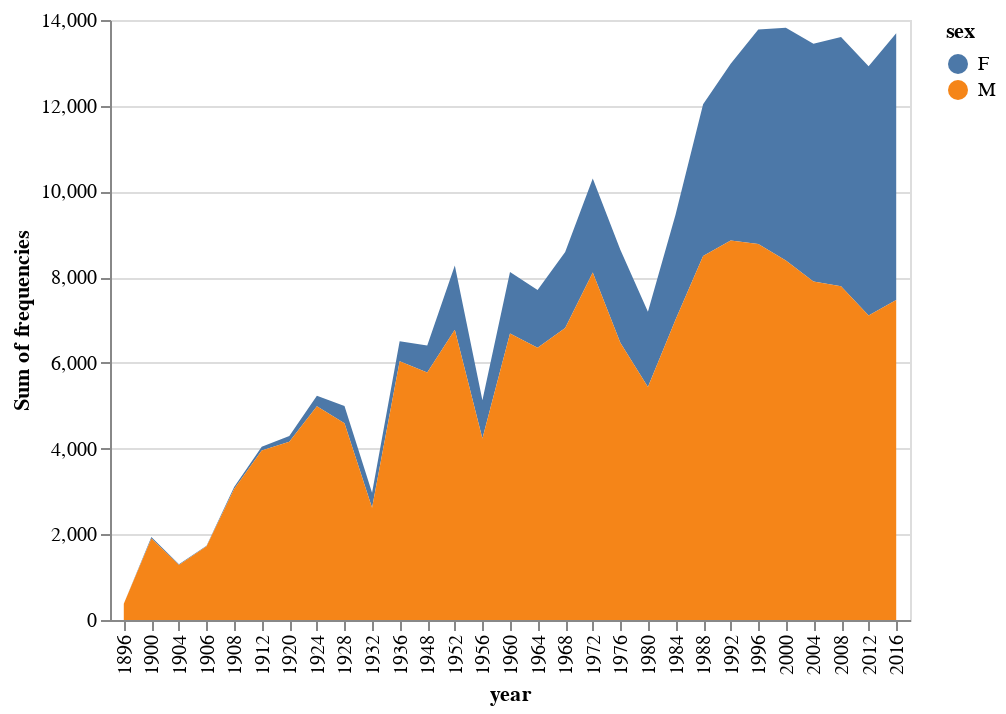

The notebook cell this image was saved under:
### Code cell
alt.Chart(female).mark_area().encode(
    x="year:N",
    y="sum(frequencies):Q",
    color="sex:N",
    tooltip=['sex','frequencies']
)

### Figure 1 — Vega-Lite specification as saved in the notebook (floating-point values rounded to 4 significant figures)
{"$schema": "https://vega.github.io/schema/vega-lite/v3.4.0.json", "config": {"mark": {"tooltip": null}, "view": {"height": 300, "width": 400}}, "data": {"name": "data-2a1c3427a6b7393d133244e49bb8a6be"}, "datasets": {"data-2a1c3427a6b7393d133244e49bb8a6be": [{"frequencies": 0, "sex": "F", "year": 1896}, {"frequencies": 33, "sex": "F", "year": 1900}, {"frequencies": 16, "sex": "F", "year": 1904}, {"frequencies": 11, "sex": "F", "year": 1906}, {"frequencies": 47, "sex": "F", "year": 1908}, {"frequencies": 87, "sex": "F", "year": 1912}, {"frequencies": 134, "sex": "F", "year": 1920}, {"frequencies": 244, "sex": "F", "year": 1924}, {"frequencies": 404, "sex": "F", "year": 1928}, {"frequencies": 347, "sex": "F", "year": 1932}, {"frequencies": 468, "sex": "F", "year": 1936}, {"frequencies": 628, "sex": "F", "year": 1948}, {"frequencies": 1497, "sex": "F", "year": 1952}, {"frequencies": 893, "sex": "F", "year": 1956}, {"frequencies": 1435, "sex": "F", "year": 1960}, {"frequencies": 1348, "sex": "F", "year": 1964}, {"frequencies": 1777, "sex": "F", "year": 1968}, {"frequencies": 2193, "sex": "F", "year": 1972}, {"frequencies": 2172, "sex": "F", "year": 1976}, {"frequencies": 1756, "sex": "F", "year": 1980}, {"frequencies": 2447, "sex": "F", "year": 1984}, {"frequencies": 3543, "sex": "F", "year": 1988}, {"frequencies": 4124, "sex": "F", "year": 1992}, {"frequencies": 5008, "sex": "F", "year": 1996}, {"frequencies": 5431, "sex": "F", "year": 2000}, {"frequencies": 5546, "sex": "F", "year": 2004}, {"frequencies": 5816, "sex": "F", "year": 2008}, {"frequencies": 5815, "sex": "F", "year": 2012}, {"frequencies": 6223, "sex": "F", "year": 2016}, {"frequencies": 380, "sex": "M", "year": 1896}, {"frequencies": 1903, "sex": "M", "year": 1900}, {"frequencies": 1285, "sex": "M", "year": 1904}, {"frequencies": 1722, "sex": "M", "year": 1906}, {"frequencies": 3054, "sex": "M", "year": 1908}, {"frequencies": 3953, "sex": "M", "year": 1912}, {"frequencies": 4158, "sex": "M", "year": 1920}, {"frequencies": 4989, "sex": "M", "year": 1924}, {"frequencies": 4588, "sex": "M", "year": 1928}, {"frequencies": 2622, "sex": "M", "year": 1932}, {"frequencies": 6038, "sex": "M", "year": 1936}, {"frequencies": 5777, "sex": "M", "year": 1948}, {"frequencies": 6773, "sex": "M", "year": 1952}, {"frequencies": 4234, "sex": "M", "year": 1956}, {"frequencies": 6684, "sex": "M", "year": 1960}, {"frequencies": 6354, "sex": "M", "year": 1964}, {"frequencies": 6811, "sex": "M", "year": 1968}, {"frequencies": 8111, "sex": "M", "year": 1972}, {"frequencies": 6469, "sex": "M", "year": 1976}, {"frequencies": 5435, "sex": "M", "year": 1980}, {"frequencies": 7007, "sex": "M", "year": 1984}, {"frequencies": 8494, "sex": "M", "year": 1988}, {"frequencies": 8853, "sex": "M", "year": 1992}, {"frequencies": 8772, "sex": "M", "year": 1996}, {"frequencies": 8390, "sex": "M", "year": 2000}, {"frequencies": 7897, "sex": "M", "year": 2004}, {"frequencies": 7786, "sex": "M", "year": 2008}, {"frequencies": 7105, "sex": "M", "year": 2012}, {"frequencies": 7465, "sex": "M", "year": 2016}]}, "encoding": {"color": {"field": "sex", "type": "nominal"}, "tooltip": [{"field": "sex", "type": "nominal"}, {"field": "frequencies", "type": "quantitative"}], "x": {"field": "year", "type": "nominal"}, "y": {"aggregate": "sum", "field": "frequencies", "type": "quantitative"}}, "mark": "area"}
